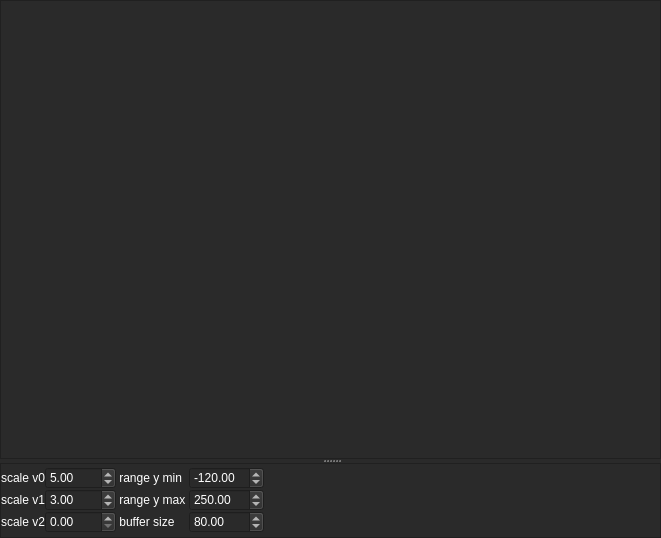
<?xml version="1.0" encoding="UTF-8"?>
<ui version="4.0">
 <class>form_scope</class>
 <widget class="QDialog" name="form_scope">
  <property name="geometry">
   <rect>
    <x>0</x>
    <y>0</y>
    <width>661</width>
    <height>538</height>
   </rect>
  </property>
  <property name="windowTitle">
   <string>Dialog</string>
  </property>
  <property name="styleSheet">
   <string notr="true">background-color: rgb(42, 42, 42);
color: rgb(255, 255, 255);</string>
  </property>
  <layout class="QGridLayout" name="gridLayout_4">
   <property name="leftMargin">
    <number>0</number>
   </property>
   <property name="topMargin">
    <number>0</number>
   </property>
   <property name="rightMargin">
    <number>0</number>
   </property>
   <property name="bottomMargin">
    <number>0</number>
   </property>
   <property name="spacing">
    <number>0</number>
   </property>
   <item row="0" column="0">
    <widget class="QSplitter" name="splitter">
     <property name="orientation">
      <enum>Qt::Vertical</enum>
     </property>
     <widget class="QFrame" name="frame_2">
      <property name="sizePolicy">
       <sizepolicy hsizetype="Preferred" vsizetype="Expanding">
        <horstretch>0</horstretch>
        <verstretch>0</verstretch>
       </sizepolicy>
      </property>
      <property name="frameShape">
       <enum>QFrame::StyledPanel</enum>
      </property>
      <property name="frameShadow">
       <enum>QFrame::Raised</enum>
      </property>
      <layout class="QGridLayout" name="gridLayout_3">
       <property name="leftMargin">
        <number>0</number>
       </property>
       <property name="topMargin">
        <number>0</number>
       </property>
       <property name="rightMargin">
        <number>0</number>
       </property>
       <property name="bottomMargin">
        <number>0</number>
       </property>
       <property name="spacing">
        <number>0</number>
       </property>
       <item row="0" column="0">
        <layout class="QGridLayout" name="gridLayout_scope_tp">
         <property name="spacing">
          <number>0</number>
         </property>
        </layout>
       </item>
      </layout>
     </widget>
     <widget class="QFrame" name="frame">
      <property name="sizePolicy">
       <sizepolicy hsizetype="Preferred" vsizetype="Minimum">
        <horstretch>0</horstretch>
        <verstretch>0</verstretch>
       </sizepolicy>
      </property>
      <property name="maximumSize">
       <size>
        <width>16777215</width>
        <height>75</height>
       </size>
      </property>
      <property name="frameShape">
       <enum>QFrame::StyledPanel</enum>
      </property>
      <property name="frameShadow">
       <enum>QFrame::Raised</enum>
      </property>
      <layout class="QGridLayout" name="gridLayout_2">
       <property name="leftMargin">
        <number>0</number>
       </property>
       <property name="topMargin">
        <number>0</number>
       </property>
       <property name="rightMargin">
        <number>0</number>
       </property>
       <property name="bottomMargin">
        <number>0</number>
       </property>
       <property name="spacing">
        <number>0</number>
       </property>
       <item row="1" column="0">
        <layout class="QGridLayout" name="gridLayout">
         <item row="1" column="2">
          <widget class="QLabel" name="label_6">
           <property name="text">
            <string> range y max </string>
           </property>
          </widget>
         </item>
         <item row="2" column="3">
          <widget class="QDoubleSpinBox" name="doubleSpinBox_bufsize">
           <property name="maximum">
            <double>500.000000000000000</double>
           </property>
           <property name="value">
            <double>80.000000000000000</double>
           </property>
          </widget>
         </item>
         <item row="0" column="0">
          <widget class="QLabel" name="label">
           <property name="text">
            <string>scale v0</string>
           </property>
          </widget>
         </item>
         <item row="2" column="0">
          <widget class="QLabel" name="label_3">
           <property name="text">
            <string>scale v2</string>
           </property>
          </widget>
         </item>
         <item row="1" column="3">
          <widget class="QDoubleSpinBox" name="doubleSpinBox_range_y_max">
           <property name="maximum">
            <double>1000.000000000000000</double>
           </property>
           <property name="value">
            <double>250.000000000000000</double>
           </property>
          </widget>
         </item>
         <item row="0" column="1">
          <widget class="QDoubleSpinBox" name="doubleSpinBox_scale_v0">
           <property name="maximum">
            <double>1000.000000000000000</double>
           </property>
           <property name="singleStep">
            <double>0.100000000000000</double>
           </property>
           <property name="value">
            <double>5.000000000000000</double>
           </property>
          </widget>
         </item>
         <item row="2" column="2">
          <widget class="QLabel" name="label_4">
           <property name="text">
            <string> buffer size </string>
           </property>
          </widget>
         </item>
         <item row="0" column="2">
          <widget class="QLabel" name="label_5">
           <property name="text">
            <string> range y min </string>
           </property>
          </widget>
         </item>
         <item row="2" column="1">
          <widget class="QDoubleSpinBox" name="doubleSpinBox_scale_v2">
           <property name="maximum">
            <double>1000.000000000000000</double>
           </property>
           <property name="singleStep">
            <double>0.100000000000000</double>
           </property>
           <property name="value">
            <double>0.000000000000000</double>
           </property>
          </widget>
         </item>
         <item row="0" column="3">
          <widget class="QDoubleSpinBox" name="doubleSpinBox_range_y_min">
           <property name="minimum">
            <double>-1000.000000000000000</double>
           </property>
           <property name="maximum">
            <double>0.000000000000000</double>
           </property>
           <property name="value">
            <double>-120.000000000000000</double>
           </property>
          </widget>
         </item>
         <item row="1" column="1">
          <widget class="QDoubleSpinBox" name="doubleSpinBox_scale_v1">
           <property name="maximum">
            <double>1000.000000000000000</double>
           </property>
           <property name="singleStep">
            <double>0.100000000000000</double>
           </property>
           <property name="value">
            <double>3.000000000000000</double>
           </property>
          </widget>
         </item>
         <item row="1" column="0">
          <widget class="QLabel" name="label_2">
           <property name="text">
            <string>scale v1</string>
           </property>
          </widget>
         </item>
        </layout>
       </item>
       <item row="1" column="1">
        <spacer name="horizontalSpacer">
         <property name="orientation">
          <enum>Qt::Horizontal</enum>
         </property>
         <property name="sizeHint" stdset="0">
          <size>
           <width>40</width>
           <height>20</height>
          </size>
         </property>
        </spacer>
       </item>
      </layout>
     </widget>
    </widget>
   </item>
  </layout>
 </widget>
 <resources/>
 <connections/>
</ui>
